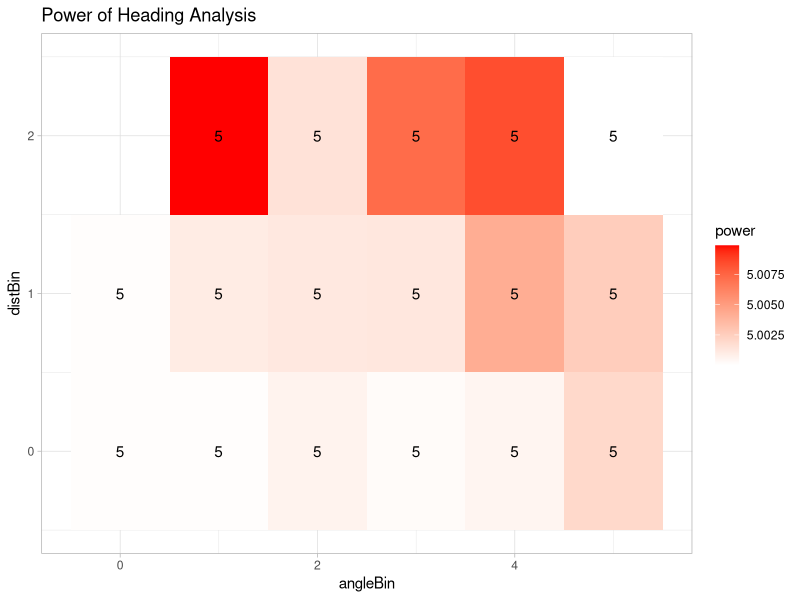
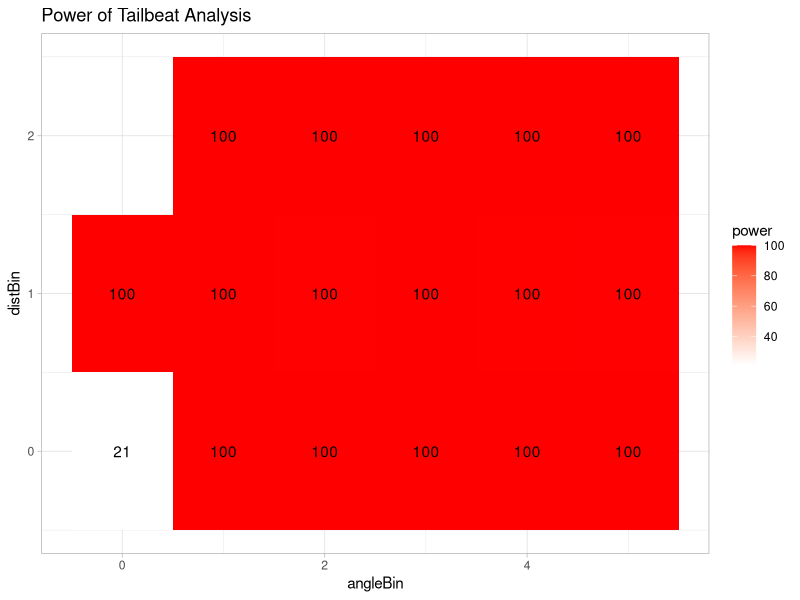

Reproduce these figures in R, in order.
library(ggplot2)
library(tidyverse)
library(pwr)

power_data <- read.csv("r_power_data.csv")

power_data_close <- power_data %>% filter(distBin < 3 & angleBin != 6)

power_data_close_flow <- power_data_close %>% filter(cond == "F2")
power_data_close_no_flow <- power_data_close %>% filter(cond == "F0")

var(power_data_close$heading)
var(power_data_close$coord)

power_data_summary <- power_data_close %>% group_by(cond,distBin,angleBin) %>%
                                           summarise(headingSD = sd(heading), headingMean = mean(heading),
                                                     coordSD = sd(coord), coordMean = mean(coord),
                                                     headingVar = var(heading), coordVar = var(coord))

#Heading First

eHead <- abs(mean(power_data_close_flow$heading) - mean(power_data_close_no_flow$heading)) / var(power_data_close$heading)
n1Head <- length(power_data_close_flow$cond)
n2Head <- length(power_data_close_no_flow$cond)

pwr.t2n.test(n1 = as.integer(n1Head), n2 = as.integer(n2Head), d = eHead, sig.level = 0.05)


#Coord next

eCord <- abs(mean(power_data_close_flow$coord) - mean(power_data_close_no_flow$coord)) / var(power_data_close$coord)
n1Cord <- length(power_data_close_flow$cond)
n2Cord <- length(power_data_close_no_flow$cond)

pwr.t2n.test(n1 = as.integer(n1Cord), n2 = as.integer(n2Cord), d = eCord, sig.level = 0.05)


#Anova??

power_data_close$angleBin <- as.factor(power_data_close$angleBin)
power_data_close$distBin <- as.factor(power_data_close$distBin)

headingAOV <- aov(heading ~ cond:angleBin:distBin, data = power_data_close)
summary(headingAOV)
TukeyHSD(headingAOV)

##Changing them for lots of separate power tests per square

power_data_close_flow <- power_data_close_flow %>% 
                          select(-c(angleBinSize,distBinSize)) %>%
                          pivot_longer(!c(cond,distBin,angleBin), names_to = "data_type", values_to = "value")


power_data_close_flow_sum <- power_data_close_flow %>% 
                              group_by(cond,distBin,angleBin,data_type) %>%
                              summarise(sd = sd(value), mean = mean(value), n = length(value))

power_data_close_no_flow <- power_data_close_no_flow %>% 
                              select(-c(angleBinSize,distBinSize)) %>%
                              pivot_longer(!c(cond,distBin,angleBin), names_to = "data_type", values_to = "value")

power_data_close_no_flow_sum <- power_data_close_no_flow %>% 
                                  group_by(cond,distBin,angleBin,data_type) %>%
                                  summarise(sd = sd(value), mean = mean(value), n = length(value))

#Now join them
joined_df <- left_join(power_data_close_flow_sum,
                       power_data_close_no_flow_sum, 
                       by = c("distBin","angleBin","data_type"),
                       suffix = c("_F2", "_F0"))

#Now get one that matches for the var total

power_data_close_reshape <- power_data_close %>% 
                              select(-c(angleBinSize,distBinSize)) %>%
                              pivot_longer(!c(cond,distBin,angleBin), names_to = "data_type", values_to = "value")

power_data_close_reshape_sum <- power_data_close_reshape %>% 
                                  group_by(distBin,angleBin,data_type) %>%
                                  summarise(var = var(value))

power_data_close_reshape_sum$distBin <- as.numeric(power_data_close_reshape_sum$distBin)-1
power_data_close_reshape_sum$angleBin <- as.numeric(power_data_close_reshape_sum$angleBin)-1

#Now join that to get overall var for each box
joined_df <- left_join(joined_df,
                       power_data_close_reshape_sum, 
                       by = c("distBin","angleBin","data_type"))

#Okay so now calculate the power for each bin

joined_df_final <- joined_df %>%
                    mutate(n_F2 = as.integer(n_F2), n_F0 = as.integer(n_F0)) %>%
                    mutate(e = abs(mean_F2 - mean_F0)/var) %>%
                    mutate(power = 100*pwr.t2n.test(n1 = n_F2, n2 = n_F0, d = e, sig.level = 0.05)$power)

ggplot(joined_df_final %>% filter(data_type=="heading"), aes(angleBin, distBin, fill= power)) + 
  geom_tile()+
  ggtitle("Power of Heading Analysis")+
  geom_text(aes(label = round(power,0))) +
  scale_fill_gradient(low = "white", high = "red")+
  theme_light()

ggplot(joined_df_final %>% filter(data_type=="coord"), aes(angleBin, distBin, fill= power)) + 
  geom_tile()+
  ggtitle("Power of Tailbeat Analysis")+
  geom_text(aes(label = round(power,0))) +
  scale_fill_gradient(low = "white", high = "red")+
  theme_light()

#Okay so basically in every place there is more than enough power

#Actually there is not when I normalize for framerate :(

model <- aov(coord ~ distBin*angleBin*cond, data = power_data)
summary(model)
